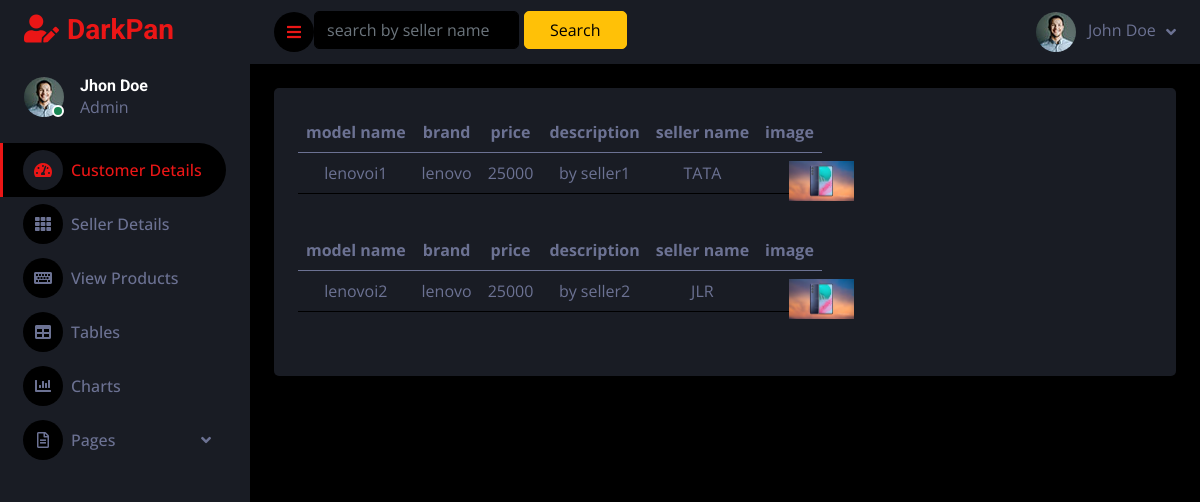
The app's page /admin_view_products/, older data.
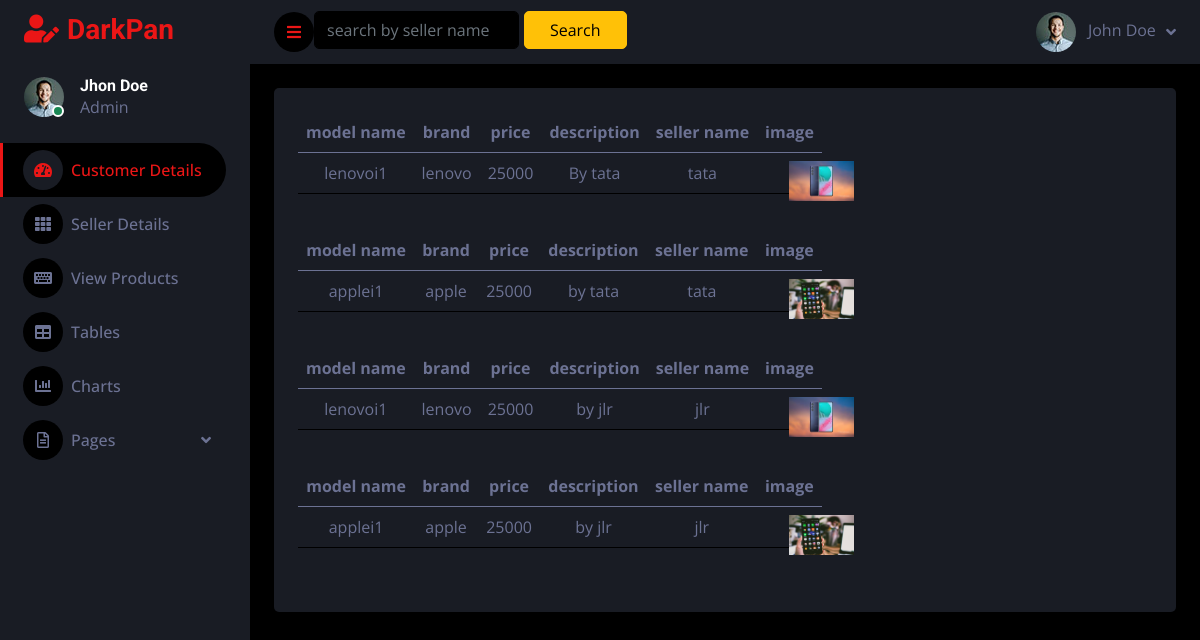
The same page, newer data.
### sales_app/models.py (models this page shows, shortened)
class mobileproduct(models.Model):
    seller=models.ForeignKey(Seller,on_delete=models.CASCADE,related_name='mobileproduct')
    name=models.CharField(max_length=250)
    brand=models.CharField(max_length=250)
    price=models.CharField(max_length=250)
    description=models.TextField()
    image=models.FileField(upload_to='documents/')

class Seller(models.Model):
    user = models.ForeignKey(User_model, on_delete=models.CASCADE, related_name="sellers")
    name = models.CharField(max_length=50)
    phone_number = models.CharField(max_length=100)
    email = models.EmailField()
    status2 = models.BooleanField(default=0)

### sales_app/admin_views.py (the view)
# urls.py: path("admin_view_products/", admin_views.admin_view_products, name="admin_view_products"),
def admin_view_products(request):
    data= mobileproduct.objects.all()
    searched_form = product_filter_form(request.GET,queryset=data)
    data = searched_form.qs
    context = {'data': data, 'searched_form': searched_form}
    return render(request,"admin/view_products.html",context)

### template/admin/view_products.html
{% extends 'admin/admin_dash.html' %}
{% block search %}
<form method="GET" style="display:grid;grid-template-columns:1fr 1fr;">
    <p style="margin-bottom:2%;">{{searched_form.form.seller_name}}</p>
    <button class="btn btn-warning" type="submit" style="margin-bottom:2%;width:50%;margin-left:5px;" >Search </button>
</form>
{% endblock %}
{% block content %}
<div style="display:grid;grid-template-columns:1fr;grid-gap:20px;">
{% for i in data %}
<table class="table">
  <thead>
    <tr>
      <th scope="col">model name</th>
      <th scope="col">brand</th>
         <th scope="col">price</th>
      <th scope="col">description</th>
      <th scope="col">seller name</th>
        <th scope="col">image</th>
    </tr>
  </thead>
  <tbody>
    <tr>
      <td>{{i.name}}</td>
      <td>{{i.brand}}</td>
      <td>{{i.price}}</td>
        <td>{{i.description}}</td>
      <td>{{i.seller.name}}</td>
        <td style="position:relative;"><img src="{{i.image.url}}" alt="..." style="position:absolute;width:100%;height:100%;"></td>
    </tr>
  </tbody>
</table>
{% endfor %}
 </div>
{% endblock %}

Row changes from the older to the newer data that the page shows:
removed mobileproduct: name "lenovoi1", brand "lenovo", price "25000", description "by seller1", seller.name "TATA", image (picture)
removed mobileproduct: name "lenovoi2", brand "lenovo", price "25000", description "by seller2", seller.name "JLR", image (picture)
added mobileproduct: name "lenovoi1", brand "lenovo", price "25000", description "By tata", seller.name "tata", image (picture)
added mobileproduct: name "applei1", brand "apple", price "25000", description "by tata", seller.name "tata", image (picture)
added mobileproduct: name "lenovoi1", brand "lenovo", price "25000", description "by jlr", seller.name "jlr", image (picture)
added mobileproduct: name "applei1", brand "apple", price "25000", description "by jlr", seller.name "jlr", image (picture)
